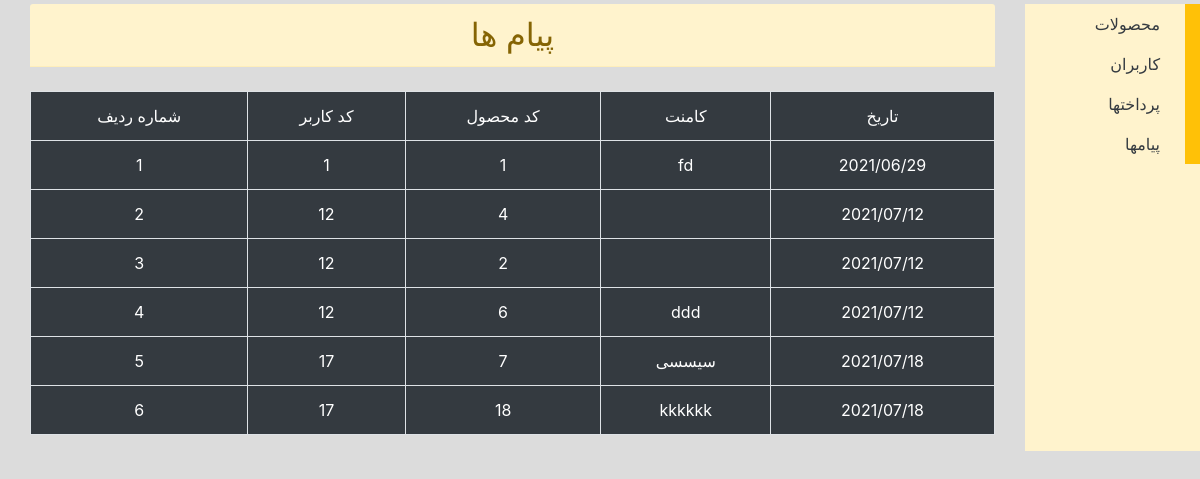
The app's page /admin/comment/comment.php with its own data.
### tables this page shows
CREATE TABLE `comment` (
  `id` bigint(20) NOT NULL,
  `user` int(11) NOT NULL,
  `product` int(11) NOT NULL,
  `comment` varchar(10000) NOT NULL,
  `creat_add` varchar(50) NOT NULL
);

### admin/comment/comment.php (the view, shortened to what this page needs)
<!DOCTYPE html>
<html>
    <link rel="stylesheet" href="https://cdnjs.cloudflare.com/ajax/libs/font-awesome/4.7.0/css/font-awesome.min.css">
    <link rel="stylesheet" href="https://maxcdn.bootstrapcdn.com/bootstrap/4.5.2/css/bootstrap.min.css">
    <link rel="stylesheet" href="https://cdnjs.cloudflare.com/ajax/libs/font-awesome/4.7.0/css/font-awesome.min.css">
    <link rel="stylesheet" href="../style.css">
<!doctype html>
<html lang="fa">
<?php include '../layots/topbar.php'; ?>
<body>
<div class="row mt-1" >
    <div class="col-2 alert-warning">
        <?php include '../layots/sidebar.php'; ?>
    </div>
    <div class="col-10">
        <div class="">
            <div class="container" style="direction: ltr">
            <h2 class="card-header alert-warning">پیام ها</h2>
            <br>
                <table style="border:1px solid #0055ff; " class="table bg-dark text-white">
                    <tr>
                        <td class="border">شماره ردیف</td>
                        <td class="border">کد کاربر</td>
                        <td class="border">کد محصول</td>
                        <td class="border">کامنت</td>
                        <td class="border">تاریخ</td>
                    </tr>
                    <?php
                    $host = 'localhost';
                    $user = 'root';
                    $pass = "";
                    $db = 'shop-gold';
                    $mySql = new mysqli($host, $user, $pass, $db);
                    $sql="SELECT * FROM `comment`";
                    if($result=$mySql->query($sql)){
                        while($row=$result->fetch_row()) {
                            ?>
                            <tr>
                                <td class="border" ><?php echo $row[0] ?></td>
                                <td class="border" ><?php echo $row[1] ?></td>
                                <td class="border" ><?php echo $row[2] ?></td>
                                <td class="border" ><?php echo $row[3] ?></td>
                                <td class="border" ><?php echo $row[4] ?></td>
                            </tr>
                            <?php
                        }
                    }
                    ?>
                </table>
            </div>
        </div>
    </div>
</div>
</body>
</html>

### admin/style.css (style rules this page uses)
body { direction: rtl; text-align: center; background-color:gainsboro; background-attachment: fixed; }

### records on screen
comment: comment "fd", creat_add "2021/06/29"
comment: user "12", creat_add "2021/07/12"
comment: user "12", creat_add "2021/07/12"
comment: user "12", comment "ddd", creat_add "2021/07/12"
comment: user "17", comment "سیسسی", creat_add "2021/07/18"
comment: user "17", product "18", comment "kkkkkk", creat_add "2021/07/18"
